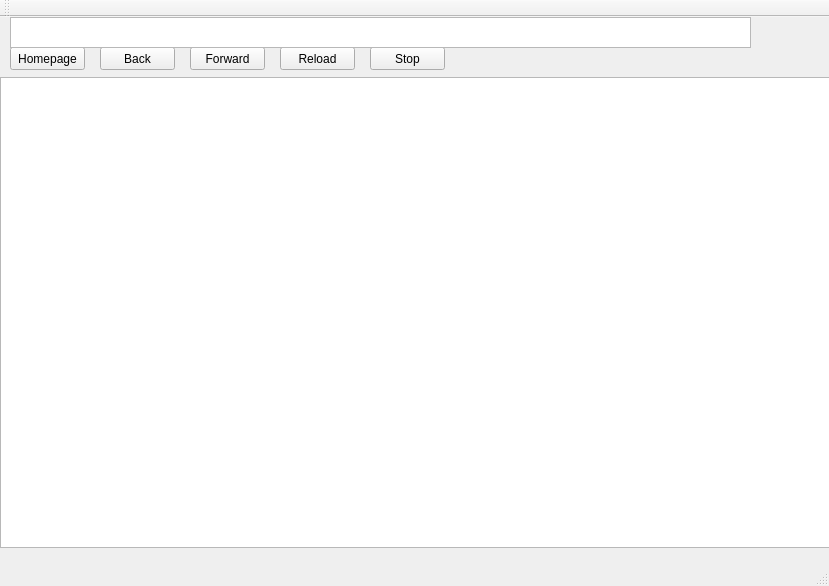
<?xml version="1.0" encoding="UTF-8"?>
<ui version="4.0">
 <class>MainWindow</class>
 <widget class="QMainWindow" name="MainWindow">
  <property name="geometry">
   <rect>
    <x>0</x>
    <y>0</y>
    <width>829</width>
    <height>586</height>
   </rect>
  </property>
  <property name="windowTitle">
   <string>MainWindow</string>
  </property>
  <widget class="QWidget" name="centralWidget">
   <widget class="QGraphicsView" name="myScene">
    <property name="geometry">
     <rect>
      <x>0</x>
      <y>60</y>
      <width>831</width>
      <height>471</height>
     </rect>
    </property>
   </widget>
   <widget class="QPushButton" name="homepage">
    <property name="geometry">
     <rect>
      <x>10</x>
      <y>30</y>
      <width>75</width>
      <height>23</height>
     </rect>
    </property>
    <property name="text">
     <string>Homepage</string>
    </property>
   </widget>
   <widget class="QPushButton" name="back">
    <property name="geometry">
     <rect>
      <x>100</x>
      <y>30</y>
      <width>75</width>
      <height>23</height>
     </rect>
    </property>
    <property name="text">
     <string>Back</string>
    </property>
   </widget>
   <widget class="QPushButton" name="forward">
    <property name="geometry">
     <rect>
      <x>190</x>
      <y>30</y>
      <width>75</width>
      <height>23</height>
     </rect>
    </property>
    <property name="text">
     <string>Forward</string>
    </property>
   </widget>
   <widget class="QPushButton" name="reload">
    <property name="geometry">
     <rect>
      <x>280</x>
      <y>30</y>
      <width>75</width>
      <height>23</height>
     </rect>
    </property>
    <property name="text">
     <string>Reload</string>
    </property>
   </widget>
   <widget class="QPushButton" name="stop">
    <property name="geometry">
     <rect>
      <x>370</x>
      <y>30</y>
      <width>75</width>
      <height>23</height>
     </rect>
    </property>
    <property name="text">
     <string>Stop</string>
    </property>
   </widget>
   <widget class="QTextEdit" name="adressLine">
    <property name="geometry">
     <rect>
      <x>10</x>
      <y>0</y>
      <width>741</width>
      <height>31</height>
     </rect>
    </property>
   </widget>
  </widget>
  <widget class="QMenuBar" name="menuBar">
   <property name="geometry">
    <rect>
     <x>0</x>
     <y>0</y>
     <width>829</width>
     <height>21</height>
    </rect>
   </property>
  </widget>
  <widget class="QToolBar" name="mainToolBar">
   <attribute name="toolBarArea">
    <enum>TopToolBarArea</enum>
   </attribute>
   <attribute name="toolBarBreak">
    <bool>false</bool>
   </attribute>
  </widget>
  <widget class="QStatusBar" name="statusBar"/>
 </widget>
 <layoutdefault spacing="6" margin="11"/>
 <resources/>
 <connections/>
</ui>
